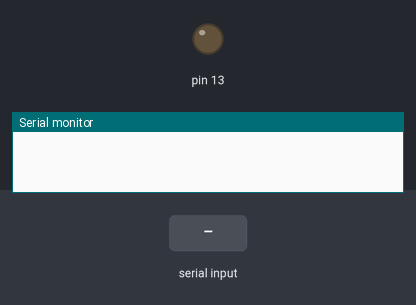
The sketch below on a simulated Arduino Uno, built with avr-gcc and run on an emulated ATmega328P. Parts: output pins drawn as LEDs (lit = HIGH), the last lines printed to the serial monitor. The test bench sets the inputs (shaded band).

Above: at 1.2 s.
1.3 s: byte 1 (1) received over Serial
At 2.4 s:
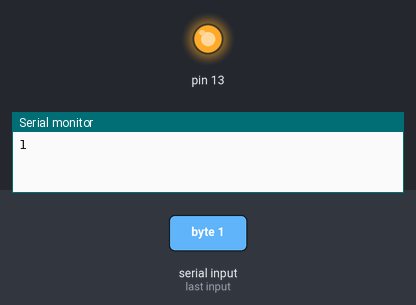
Timing chart, 0 to 4.3 s (numbered marks = the images above; inputs shaded):
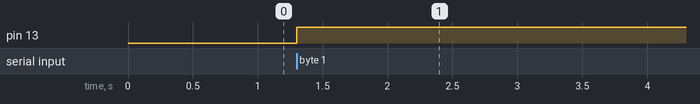

Measured:
- after the input at 1.3 s, pin 13: LOW → HIGH at once

The sketch:

ControlWithPython.ino
```cpp
void setup() {
  pinMode(13,OUTPUT);
  Serial.begin(9600);
}

void loop() {
  if (Serial.available()){
    int i=Serial.read();
    Serial.println(i);
    if (i==1)
    digitalWrite(13,1);
    else if(i==0)
    digitalWrite(13,0);
  }

}
```
